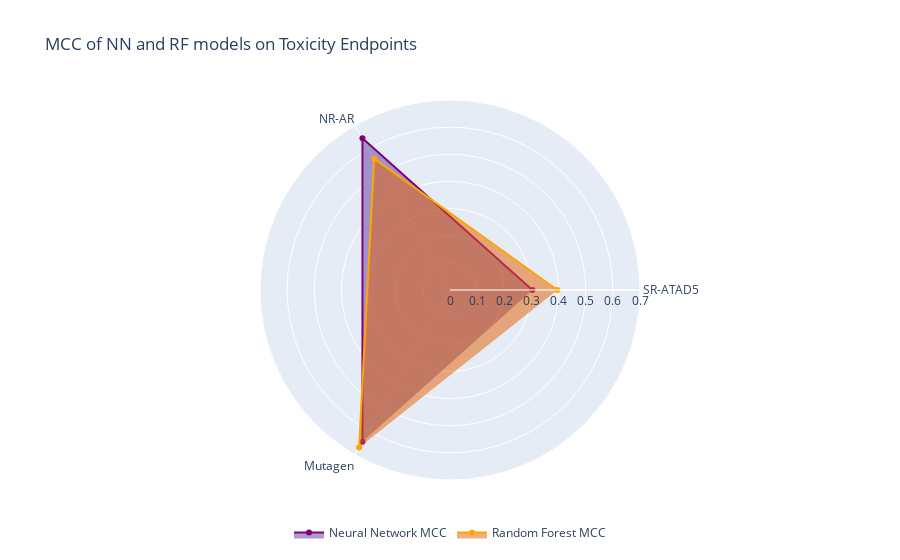

The notebook cell saved with this chart:
### Code cell
#Data from radarplotdata.txt
#Chemopy SR-ATD5 RF Consensus MCC = 0.3955882962263099
#Chemopy SR-ATD5 NN Consensus MCC = 0.30352654426979797
#Chemopy NR-AR RF Consensus MCC = 0.558712298944327
#Chemopy NR-AR NN Consensus MCC = 0.6450737269248564
#Chemopy Mutagen RF Consensus MCC = 0.6450737269248564
#Chemopy Mutagen NN Consensus MCC = 0.5315472378597418
#Consensus data lists
nnmcc = [0.30352654426979797, 0.6450737269248564, 0.5315472378597418]
rfmcc =  [0.3955882962263099, 0.558712298944327, 0.6699308430875006]
#Data from source files (eg: NR-AR NN Chemopy Combined K-Fold.ipynb)
#results of the best fold rather than consensus
#SR-ATAD5 RF: 


#Index to tell which data belongs to which dataset
index = ['SR-ATAD5', 'NR-AR', 'Mutagen']

import plotly.graph_objects as go

categories = index
fig = go.Figure()

fig.add_trace(go.Scatterpolar(
    r=nnmcc,
    theta=categories,
    fill='toself',
    name='Neural Network MCC',
    line=dict(color='purple'),  
    fillcolor='rgba(93, 58, 155, 0.5)' 
))
fig.add_trace(go.Scatterpolar(
    r=rfmcc,
    theta=categories,
    fill='toself',
    name='Random Forest MCC',
    line=dict(color='orange'),  
    fillcolor='rgba(230, 97, 0, 0.5)'  
))

fig.update_layout(
    title = 'MCC of NN and RF models on Toxicity Endpoints',
    polar=dict(
    radialaxis=dict(
        visible=True,
        range=[0, 0.7]
    )),
    showlegend=True,  # Set to True if you want to show the legend
    legend=dict(
        orientation="h",  # Horizontal legend
        xanchor="center",
        x=0.5,
        y=-0.1
    )
)

fig.show()

### Figure 1 — Plotly figure (JSON) as saved in the notebook; plotly's stock layout.template omitted (floating-point values rounded to 4 significant figures)
{"data": [{"fill": "toself", "fillcolor": "rgba(93, 58, 155, 0.5)", "line": {"color": "purple"}, "name": "Neural Network MCC", "r": [0.3035, 0.6451, 0.6451], "theta": ["SR-ATAD5", "NR-AR", "Mutagen"], "type": "scatterpolar"}, {"fill": "toself", "fillcolor": "rgba(230, 97, 0, 0.5)", "line": {"color": "orange"}, "name": "Random Forest MCC", "r": [0.3956, 0.5587, 0.6699], "theta": ["SR-ATAD5", "NR-AR", "Mutagen"], "type": "scatterpolar"}], "layout": {"legend": {"orientation": "h", "x": 0.5, "xanchor": "center", "y": -0.1}, "polar": {"radialaxis": {"range": [0, 0.7], "visible": true}}, "showlegend": true, "title": {"text": "MCC of NN and RF models on Toxicity Endpoints"}}}
